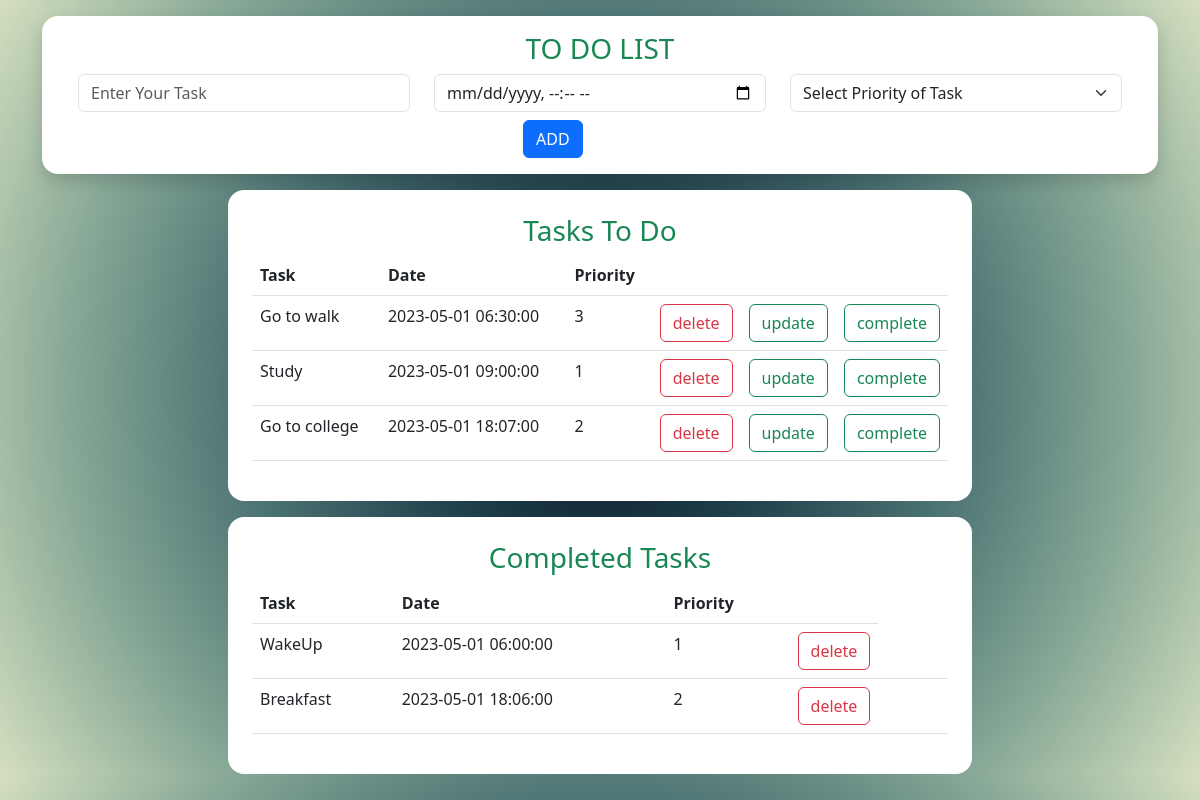
The page / on the database its author committed.
### tables this page shows
CREATE TABLE `to_do` (
  `id` int(11) NOT NULL,
  `Task` varchar(500) NOT NULL,
  `Date` datetime NOT NULL,
  `priority` int(11) NOT NULL
);

CREATE TABLE `done_to_do` (
  `id` int(11) NOT NULL,
  `Task` varchar(500) NOT NULL,
  `Date` datetime NOT NULL,
  `priority` int(11) NOT NULL
);

### index.php (the view, shortened to what this page needs)
<!DOCTYPE html>
<html lang="en">
<head>
    <link rel="stylesheet" href="https://cdn.jsdelivr.net/npm/bootstrap@5.3.0-alpha3/dist/css/bootstrap.min.css">
    <link href="https://cdn.datatables.net/v/dt/jq-3.6.0/dt-1.13.4/datatables.min.css" rel="stylesheet" />
</head>
<body>
    <form action="action.php" method="POST">
        <div class="container">
            <div class="row justify-content-center m-auto shadow rounded-4 p-4 bg-white mt-3 py-3 col-md-16">
                <center>
                <h3 class="text-success">TO DO LIST</h3>
                </center>
                <div class="col-4">
                    <input type="text" id="tasktodo" name="tasktodo" class="form-control" placeholder="Enter Your Task">
                </div>
                <div class="col-4">
                    <input type="datetime-local" id="datetodo" name="datetodo" class="form-control"
                        placeholder="Enter Your Task">
                </div>
                <br>
                <div class="col-4">
                    <select class="form-select " aria-label=".form-select-lg example" name='priority'>
                        <option selected>Select Priority of Task</option>
                    </select>
                </div>
                <div class="col-2 mt-2">
                    <button class="btn btn-primary" type="submit">ADD</button>
                </div>
            </div>
        </div>
    </form>
    <?php
    $conn = mysqli_connect(DB_HOST, DB_USER, DB_PASSWORD, DB_NAME);
    $rd = mysqli_query($conn, "select * from to_do");
    $sd = mysqli_query($conn, "select * from done_to_do");
    ?>
    <div class="container">
        <div class="col-8 bg-white p-4 m-auto rounded-4  mt-3">
        <center>
        <h3 class="text-success">
            Tasks To Do
        </h3>
    </center>
            <table class="table table-hover">
                <thead>
                    <tr>
                        <th>Task</th>
                        <th>Date</th>
                        <th>Priority</th>
                        <th>&nbsp</th>
                        <th>&nbsp</th>
                        <th>&nbsp</th>
                    </tr>
                </thead>
                <tbody>
                    <?php
                while($row = mysqli_fetch_array($rd)){
                ?>
                    <tr>
                        <td><?php echo $row['Task']?></td>
                        <td><?php echo $row['Date']?></td>
                        <td><?php echo $row['priority']?></td>
                        <td style="width:10%"><a href="delete.php? id=<?php echo $row['id']?>"
                                class="btn btn-outline-danger">delete</a></td>
                        <td style="width:10%"><a href="update.php? id=<?php echo $row['id']?>"
                                class="btn btn-outline-success">update</a></td>
                                <td style="width:10%"><a href="complete.php? id=<?php echo $row['id']?>"
                                class="btn btn-outline-success">complete</a></td>
                    </tr>
                    <?php
                }
                ?>
                </tbody>
            </table>
        </div>
        <div class="col-8 bg-white p-4 rounded-4 m-auto mt-3">
        <center>
        <h3 class="text-success">
            Completed Tasks
        </h3>
    </center>
            <table class="table table-hover caption-top">
                <thead>
                    <tr>
                        <th>Task</th>
                        <th>Date</th>
                        <th>Priority</th>
                        <th>&nbsp</th>
                    </tr>
                </thead>
                <tbody>
                    <?php
                while($row = mysqli_fetch_array($sd)){
                ?>
                    <tr>
                        <td><?php echo $row['Task']?></td>
                        <td><?php echo $row['Date']?></td>
                        <td><?php echo $row['priority']?></td>
                        <td style="width:10%"><a href="delete1.php? id=<?php echo $row['id']?>"
                                class="btn btn-outline-danger">delete</a></td>
                        <td style="width:10%">&nbsp</td>
                    </tr>
                    <?php
                }
                ?>
                </tbody>
            </table>
        </div>
    </div>
</body>
</html>

### index.php (style rules this page uses)
body { margin: 1px; background-image: radial-gradient(circle, #020e1f, #1f3f4b, #4b7373, #88a997, #d5dfbf); }

### rows shown on the page
to_do: Task "Go to walk", Date "2023-05-01 06:30:00", priority "3"
to_do: Task "Study", Date "2023-05-01 09:00:00", priority "1"
to_do: Task "Go to college", Date "2023-05-01 18:07:00", priority "2"
done_to_do: Task "WakeUp", Date "2023-05-01 06:00:00", priority "1"
done_to_do: Task "Breakfast", Date "2023-05-01 18:06:00", priority "2"
